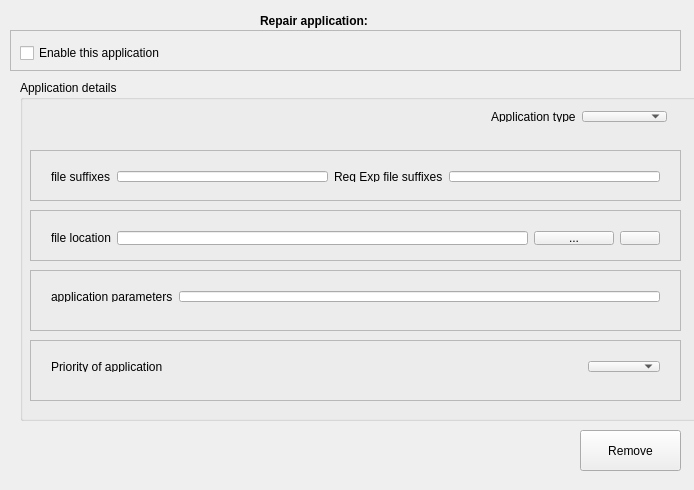
<?xml version="1.0" encoding="UTF-8"?>
<ui version="4.0">
 <class>PrefUnpackExternalClass</class>
 <widget class="QWidget" name="PrefUnpackExternalClass">
  <property name="geometry">
   <rect>
    <x>0</x>
    <y>0</y>
    <width>694</width>
    <height>490</height>
   </rect>
  </property>
  <property name="windowTitle">
   <string>PrefUnpackExternal</string>
  </property>
  <widget class="QFrame" name="frame">
   <property name="geometry">
    <rect>
     <x>10</x>
     <y>30</y>
     <width>671</width>
     <height>41</height>
    </rect>
   </property>
   <property name="frameShape">
    <enum>QFrame::StyledPanel</enum>
   </property>
   <property name="frameShadow">
    <enum>QFrame::Raised</enum>
   </property>
   <widget class="QCheckBox" name="enabledCheckBox">
    <property name="geometry">
     <rect>
      <x>10</x>
      <y>10</y>
      <width>201</width>
      <height>26</height>
     </rect>
    </property>
    <property name="text">
     <string>Enable this application</string>
    </property>
   </widget>
  </widget>
  <widget class="QLabel" name="pageTitle">
   <property name="geometry">
    <rect>
     <x>260</x>
     <y>10</y>
     <width>151</width>
     <height>21</height>
    </rect>
   </property>
   <property name="font">
    <font>
     <weight>75</weight>
     <bold>true</bold>
    </font>
   </property>
   <property name="text">
    <string>Repair application:</string>
   </property>
  </widget>
  <widget class="QGroupBox" name="appDetailsGroupBox">
   <property name="geometry">
    <rect>
     <x>20</x>
     <y>80</y>
     <width>681</width>
     <height>341</height>
    </rect>
   </property>
   <property name="title">
    <string>Application details</string>
   </property>
   <widget class="QFrame" name="frame_2">
    <property name="geometry">
     <rect>
      <x>10</x>
      <y>130</y>
      <width>651</width>
      <height>51</height>
     </rect>
    </property>
    <property name="frameShape">
     <enum>QFrame::StyledPanel</enum>
    </property>
    <property name="frameShadow">
     <enum>QFrame::Raised</enum>
    </property>
    <widget class="QWidget" name="layoutWidget">
     <property name="geometry">
      <rect>
       <x>10</x>
       <y>10</y>
       <width>631</width>
       <height>36</height>
      </rect>
     </property>
     <layout class="QHBoxLayout" name="horizontalLayout">
      <item>
       <widget class="QLabel" name="locationLabel">
        <property name="text">
         <string>file location</string>
        </property>
       </widget>
      </item>
      <item>
       <widget class="QLineEdit" name="locationLineEdit"/>
      </item>
      <item>
       <widget class="QPushButton" name="locationPushButton">
        <property name="text">
         <string>...</string>
        </property>
       </widget>
      </item>
      <item>
       <widget class="QPushButton" name="validButton">
        <property name="toolTip">
         <string>File is valid</string>
        </property>
        <property name="text">
         <string/>
        </property>
        <property name="icon">
         <iconset resource="quban.qrc">
          <normaloff>:/quban/images/fatCow/Tick.png</normaloff>:/quban/images/fatCow/Tick.png</iconset>
        </property>
       </widget>
      </item>
     </layout>
    </widget>
   </widget>
   <widget class="QFrame" name="frame_3">
    <property name="geometry">
     <rect>
      <x>10</x>
      <y>190</y>
      <width>651</width>
      <height>61</height>
     </rect>
    </property>
    <property name="frameShape">
     <enum>QFrame::StyledPanel</enum>
    </property>
    <property name="frameShadow">
     <enum>QFrame::Raised</enum>
    </property>
    <widget class="QWidget" name="layoutWidget_2">
     <property name="geometry">
      <rect>
       <x>10</x>
       <y>10</y>
       <width>631</width>
       <height>33</height>
      </rect>
     </property>
     <layout class="QHBoxLayout" name="horizontalLayout_2">
      <item>
       <widget class="QLabel" name="paramsLabel">
        <property name="text">
         <string>application parameters</string>
        </property>
       </widget>
      </item>
      <item>
       <widget class="QLineEdit" name="paramsLineEdit"/>
      </item>
     </layout>
    </widget>
   </widget>
   <widget class="QFrame" name="frame_5">
    <property name="geometry">
     <rect>
      <x>10</x>
      <y>260</y>
      <width>651</width>
      <height>61</height>
     </rect>
    </property>
    <property name="frameShape">
     <enum>QFrame::StyledPanel</enum>
    </property>
    <property name="frameShadow">
     <enum>QFrame::Raised</enum>
    </property>
    <widget class="QWidget" name="layoutWidget_4">
     <property name="geometry">
      <rect>
       <x>10</x>
       <y>10</y>
       <width>631</width>
       <height>33</height>
      </rect>
     </property>
     <layout class="QHBoxLayout" name="horizontalLayout_5">
      <item>
       <widget class="QLabel" name="label_2">
        <property name="text">
         <string>Priority of application</string>
        </property>
       </widget>
      </item>
      <item>
       <spacer name="horizontalSpacer">
        <property name="orientation">
         <enum>Qt::Horizontal</enum>
        </property>
        <property name="sizeHint" stdset="0">
         <size>
          <width>40</width>
          <height>20</height>
         </size>
        </property>
       </spacer>
      </item>
      <item>
       <widget class="QComboBox" name="priorityCombo"/>
      </item>
     </layout>
    </widget>
   </widget>
   <widget class="QFrame" name="frame_6">
    <property name="geometry">
     <rect>
      <x>10</x>
      <y>70</y>
      <width>651</width>
      <height>51</height>
     </rect>
    </property>
    <property name="frameShape">
     <enum>QFrame::StyledPanel</enum>
    </property>
    <property name="frameShadow">
     <enum>QFrame::Raised</enum>
    </property>
    <widget class="QWidget" name="layoutWidget_5">
     <property name="geometry">
      <rect>
       <x>10</x>
       <y>10</y>
       <width>631</width>
       <height>33</height>
      </rect>
     </property>
     <layout class="QHBoxLayout" name="horizontalLayout_4">
      <item>
       <widget class="QLabel" name="paramsLabel_2">
        <property name="text">
         <string>file suffixes</string>
        </property>
       </widget>
      </item>
      <item>
       <widget class="QLineEdit" name="suffixesLineEdit"/>
      </item>
      <item>
       <widget class="QLabel" name="label_3">
        <property name="text">
         <string>Reg Exp file suffixes</string>
        </property>
       </widget>
      </item>
      <item>
       <widget class="QLineEdit" name="reSuffixesLineEdit"/>
      </item>
     </layout>
    </widget>
   </widget>
   <widget class="QWidget" name="layoutWidget1">
    <property name="geometry">
     <rect>
      <x>460</x>
      <y>20</y>
      <width>198</width>
      <height>33</height>
     </rect>
    </property>
    <layout class="QHBoxLayout" name="horizontalLayout_6">
     <item>
      <widget class="QLabel" name="label">
       <property name="text">
        <string>Application type</string>
       </property>
      </widget>
     </item>
     <item>
      <widget class="QComboBox" name="typeComboBox"/>
     </item>
    </layout>
   </widget>
  </widget>
  <widget class="QPushButton" name="removeButton">
   <property name="geometry">
    <rect>
     <x>580</x>
     <y>430</y>
     <width>101</width>
     <height>41</height>
    </rect>
   </property>
   <property name="text">
    <string>Remove</string>
   </property>
  </widget>
 </widget>
 <layoutdefault spacing="6" margin="11"/>
 <resources>
  <include location="quban.qrc"/>
 </resources>
 <connections/>
</ui>
